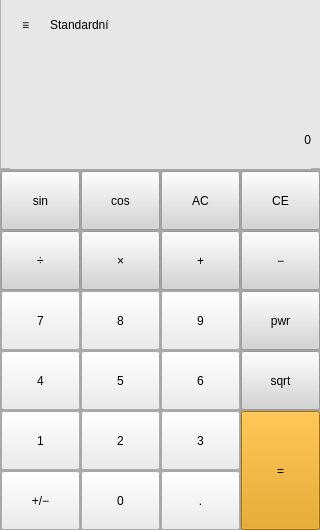
<?xml version="1.0" encoding="UTF-8"?>
<ui version="4.0">
 <class>calc_main</class>
 <widget class="QWidget" name="calc_main">
  <property name="geometry">
   <rect>
    <x>0</x>
    <y>0</y>
    <width>320</width>
    <height>530</height>
   </rect>
  </property>
  <property name="windowTitle">
   <string>calc_main</string>
  </property>
  <property name="styleSheet">
   <string notr="true">border-color: rgb(0, 0, 0);
background-color: rgb(167, 167, 167);</string>
  </property>
  <widget class="QPushButton" name="pushButton">
   <property name="geometry">
    <rect>
     <x>0</x>
     <y>470</y>
     <width>81</width>
     <height>61</height>
    </rect>
   </property>
   <property name="autoFillBackground">
    <bool>false</bool>
   </property>
   <property name="styleSheet">
    <string notr="true">font: 14pt &quot;MS Shell Dlg 2&quot;;
background-color: rgb(236, 236, 236);
margin: 1px;</string>
   </property>
   <property name="text">
    <string>+/−</string>
   </property>
  </widget>
  <widget class="QPushButton" name="pushButton_2">
   <property name="geometry">
    <rect>
     <x>80</x>
     <y>470</y>
     <width>81</width>
     <height>61</height>
    </rect>
   </property>
   <property name="styleSheet">
    <string notr="true">font: 14pt &quot;MS Shell Dlg 2&quot;;
background-color: rgb(236, 236, 236);
margin: 1px;</string>
   </property>
   <property name="text">
    <string>0</string>
   </property>
  </widget>
  <widget class="QPushButton" name="pushButton_3">
   <property name="geometry">
    <rect>
     <x>160</x>
     <y>470</y>
     <width>81</width>
     <height>61</height>
    </rect>
   </property>
   <property name="styleSheet">
    <string notr="true">font: 14pt &quot;MS Shell Dlg 2&quot;;
background-color: rgb(236, 236, 236);
margin: 1px;</string>
   </property>
   <property name="text">
    <string>.</string>
   </property>
  </widget>
  <widget class="QPushButton" name="pushButton_4">
   <property name="geometry">
    <rect>
     <x>240</x>
     <y>410</y>
     <width>81</width>
     <height>121</height>
    </rect>
   </property>
   <property name="styleSheet">
    <string notr="true">font: 14pt &quot;MS Shell Dlg 2&quot;;
background-color: rgb(225, 150, 0);
margin: 1px;</string>
   </property>
   <property name="text">
    <string>=</string>
   </property>
  </widget>
  <widget class="QPushButton" name="pushButton_5">
   <property name="geometry">
    <rect>
     <x>80</x>
     <y>410</y>
     <width>81</width>
     <height>61</height>
    </rect>
   </property>
   <property name="styleSheet">
    <string notr="true">font: 14pt &quot;MS Shell Dlg 2&quot;;
background-color: rgb(236, 236, 236);
margin: 1px;</string>
   </property>
   <property name="text">
    <string>2</string>
   </property>
  </widget>
  <widget class="QPushButton" name="pushButton_6">
   <property name="geometry">
    <rect>
     <x>0</x>
     <y>410</y>
     <width>81</width>
     <height>61</height>
    </rect>
   </property>
   <property name="styleSheet">
    <string notr="true">font: 14pt &quot;MS Shell Dlg 2&quot;;
background-color: rgb(236, 236, 236);
margin: 1px;</string>
   </property>
   <property name="text">
    <string>1</string>
   </property>
  </widget>
  <widget class="QPushButton" name="pushButton_7">
   <property name="geometry">
    <rect>
     <x>160</x>
     <y>410</y>
     <width>81</width>
     <height>61</height>
    </rect>
   </property>
   <property name="styleSheet">
    <string notr="true">font: 14pt &quot;MS Shell Dlg 2&quot;;
background-color: rgb(236, 236, 236);
margin: 1px;</string>
   </property>
   <property name="text">
    <string>3</string>
   </property>
  </widget>
  <widget class="QPushButton" name="pushButton_9">
   <property name="geometry">
    <rect>
     <x>80</x>
     <y>350</y>
     <width>81</width>
     <height>61</height>
    </rect>
   </property>
   <property name="styleSheet">
    <string notr="true">font: 14pt &quot;MS Shell Dlg 2&quot;;
background-color: rgb(236, 236, 236);
margin: 1px;</string>
   </property>
   <property name="text">
    <string>5</string>
   </property>
  </widget>
  <widget class="QPushButton" name="pushButton_10">
   <property name="geometry">
    <rect>
     <x>0</x>
     <y>350</y>
     <width>81</width>
     <height>61</height>
    </rect>
   </property>
   <property name="styleSheet">
    <string notr="true">font: 14pt &quot;MS Shell Dlg 2&quot;;
background-color: rgb(236, 236, 236);
margin: 1px;</string>
   </property>
   <property name="text">
    <string>4</string>
   </property>
  </widget>
  <widget class="QPushButton" name="pushButton_11">
   <property name="geometry">
    <rect>
     <x>160</x>
     <y>350</y>
     <width>81</width>
     <height>61</height>
    </rect>
   </property>
   <property name="styleSheet">
    <string notr="true">font: 14pt &quot;MS Shell Dlg 2&quot;;
background-color: rgb(236, 236, 236);
margin: 1px;</string>
   </property>
   <property name="text">
    <string>6</string>
   </property>
  </widget>
  <widget class="QPushButton" name="pushButton_12">
   <property name="geometry">
    <rect>
     <x>240</x>
     <y>350</y>
     <width>81</width>
     <height>61</height>
    </rect>
   </property>
   <property name="styleSheet">
    <string notr="true">font: 14pt &quot;MS Shell Dlg 2&quot;;
background-color: rgb(212, 212, 212);
margin: 1px;</string>
   </property>
   <property name="text">
    <string>sqrt</string>
   </property>
  </widget>
  <widget class="QPushButton" name="pushButton_13">
   <property name="geometry">
    <rect>
     <x>80</x>
     <y>290</y>
     <width>81</width>
     <height>61</height>
    </rect>
   </property>
   <property name="styleSheet">
    <string notr="true">font: 14pt &quot;MS Shell Dlg 2&quot;;
background-color: rgb(236, 236, 236);
margin: 1px;</string>
   </property>
   <property name="text">
    <string>8</string>
   </property>
  </widget>
  <widget class="QPushButton" name="pushButton_14">
   <property name="geometry">
    <rect>
     <x>0</x>
     <y>290</y>
     <width>81</width>
     <height>61</height>
    </rect>
   </property>
   <property name="styleSheet">
    <string notr="true">font: 14pt &quot;MS Shell Dlg 2&quot;;
background-color: rgb(236, 236, 236);
margin: 1px;</string>
   </property>
   <property name="text">
    <string>7</string>
   </property>
  </widget>
  <widget class="QPushButton" name="pushButton_15">
   <property name="geometry">
    <rect>
     <x>160</x>
     <y>290</y>
     <width>81</width>
     <height>61</height>
    </rect>
   </property>
   <property name="styleSheet">
    <string notr="true">font: 14pt &quot;MS Shell Dlg 2&quot;;
background-color: rgb(236, 236, 236);
margin: 1px;</string>
   </property>
   <property name="text">
    <string>9</string>
   </property>
  </widget>
  <widget class="QPushButton" name="pushButton_16">
   <property name="geometry">
    <rect>
     <x>240</x>
     <y>290</y>
     <width>81</width>
     <height>61</height>
    </rect>
   </property>
   <property name="styleSheet">
    <string notr="true">font: 14pt &quot;MS Shell Dlg 2&quot;;
background-color: rgb(212, 212, 212);
margin: 1px;</string>
   </property>
   <property name="text">
    <string>pwr</string>
   </property>
  </widget>
  <widget class="QPushButton" name="pushButton_17">
   <property name="geometry">
    <rect>
     <x>80</x>
     <y>230</y>
     <width>81</width>
     <height>61</height>
    </rect>
   </property>
   <property name="styleSheet">
    <string notr="true">font: 14pt &quot;MS Shell Dlg 2&quot;;
background-color: rgb(212, 212, 212);
margin: 1px;</string>
   </property>
   <property name="text">
    <string>×</string>
   </property>
  </widget>
  <widget class="QPushButton" name="pushButton_18">
   <property name="geometry">
    <rect>
     <x>0</x>
     <y>230</y>
     <width>81</width>
     <height>61</height>
    </rect>
   </property>
   <property name="layoutDirection">
    <enum>Qt::LeftToRight</enum>
   </property>
   <property name="styleSheet">
    <string notr="true">font: 14pt &quot;MS Shell Dlg 2&quot;;
background-color: rgb(212, 212, 212);
margin: 1px;</string>
   </property>
   <property name="text">
    <string>÷</string>
   </property>
  </widget>
  <widget class="QPushButton" name="pushButton_19">
   <property name="geometry">
    <rect>
     <x>160</x>
     <y>230</y>
     <width>81</width>
     <height>61</height>
    </rect>
   </property>
   <property name="styleSheet">
    <string notr="true">font: 14pt &quot;MS Shell Dlg 2&quot;;
background-color: rgb(212, 212, 212);
margin: 1px;</string>
   </property>
   <property name="text">
    <string>+</string>
   </property>
  </widget>
  <widget class="QPushButton" name="pushButton_20">
   <property name="geometry">
    <rect>
     <x>240</x>
     <y>230</y>
     <width>81</width>
     <height>61</height>
    </rect>
   </property>
   <property name="styleSheet">
    <string notr="true">font: 14pt &quot;MS Shell Dlg 2&quot;;
background-color: rgb(212, 212, 212);
margin: 1px;</string>
   </property>
   <property name="text">
    <string>−</string>
   </property>
  </widget>
  <widget class="QPushButton" name="pushButton_21">
   <property name="geometry">
    <rect>
     <x>240</x>
     <y>170</y>
     <width>81</width>
     <height>61</height>
    </rect>
   </property>
   <property name="styleSheet">
    <string notr="true">font: 14pt &quot;MS Shell Dlg 2&quot;;
background-color: rgb(212, 212, 212);
margin: 1px;</string>
   </property>
   <property name="text">
    <string>CE</string>
   </property>
  </widget>
  <widget class="QPushButton" name="pushButton_22">
   <property name="geometry">
    <rect>
     <x>80</x>
     <y>170</y>
     <width>81</width>
     <height>61</height>
    </rect>
   </property>
   <property name="styleSheet">
    <string notr="true">font: 14pt &quot;MS Shell Dlg 2&quot;;
background-color: rgb(212, 212, 212);
margin: 1px;</string>
   </property>
   <property name="text">
    <string>cos</string>
   </property>
  </widget>
  <widget class="QPushButton" name="pushButton_23">
   <property name="geometry">
    <rect>
     <x>160</x>
     <y>170</y>
     <width>81</width>
     <height>61</height>
    </rect>
   </property>
   <property name="styleSheet">
    <string notr="true">font: 14pt &quot;MS Shell Dlg 2&quot;;
background-color: rgb(212, 212, 212);
margin: 1px;</string>
   </property>
   <property name="text">
    <string>AC</string>
   </property>
  </widget>
  <widget class="QPushButton" name="pushButton_24">
   <property name="geometry">
    <rect>
     <x>0</x>
     <y>170</y>
     <width>81</width>
     <height>61</height>
    </rect>
   </property>
   <property name="styleSheet">
    <string notr="true">font: 14pt &quot;MS Shell Dlg 2&quot;;
background-color: rgb(212, 212, 212);
margin: 1px;</string>
   </property>
   <property name="text">
    <string>sin</string>
   </property>
  </widget>
  <widget class="QFrame" name="frame">
   <property name="geometry">
    <rect>
     <x>0</x>
     <y>-1</y>
     <width>321</width>
     <height>170</height>
    </rect>
   </property>
   <property name="styleSheet">
    <string notr="true">background-color: rgb(231, 231, 231);</string>
   </property>
   <property name="frameShape">
    <enum>QFrame::StyledPanel</enum>
   </property>
   <property name="frameShadow">
    <enum>QFrame::Raised</enum>
   </property>
   <widget class="QLabel" name="vysledek">
    <property name="geometry">
     <rect>
      <x>10</x>
      <y>110</y>
      <width>301</width>
      <height>61</height>
     </rect>
    </property>
    <property name="layoutDirection">
     <enum>Qt::LeftToRight</enum>
    </property>
    <property name="styleSheet">
     <string notr="true">font: 30pt &quot;MS Shell Dlg 2&quot;;
background-color: rgb(231, 231, 231);</string>
    </property>
    <property name="text">
     <string>0</string>
    </property>
    <property name="alignment">
     <set>Qt::AlignRight|Qt::AlignTrailing|Qt::AlignVCenter</set>
    </property>
   </widget>
   <widget class="QToolButton" name="toolButton">
    <property name="geometry">
     <rect>
      <x>10</x>
      <y>10</y>
      <width>31</width>
      <height>31</height>
     </rect>
    </property>
    <property name="styleSheet">
     <string notr="true">font: 14pt &quot;MS Shell Dlg 2&quot;;
background-color: rgb(231, 231, 231);
border: none;</string>
    </property>
    <property name="text">
     <string>≡</string>
    </property>
   </widget>
   <widget class="QLabel" name="mod">
    <property name="geometry">
     <rect>
      <x>50</x>
      <y>11</y>
      <width>150</width>
      <height>30</height>
     </rect>
    </property>
    <property name="styleSheet">
     <string notr="true">font: 14pt &quot;MS Shell Dlg 2&quot;;</string>
    </property>
    <property name="text">
     <string>Standardní</string>
    </property>
   </widget>
   <widget class="QLabel" name="meziVypocet">
    <property name="geometry">
     <rect>
      <x>10</x>
      <y>60</y>
      <width>301</width>
      <height>41</height>
     </rect>
    </property>
    <property name="styleSheet">
     <string notr="true">font: 14pt &quot;MS Shell Dlg 2&quot;;
background-color: rgb(231, 231, 231);</string>
    </property>
    <property name="text">
     <string/>
    </property>
    <property name="alignment">
     <set>Qt::AlignRight|Qt::AlignTrailing|Qt::AlignVCenter</set>
    </property>
   </widget>
  </widget>
  <zorder>frame</zorder>
  <zorder>pushButton</zorder>
  <zorder>pushButton_2</zorder>
  <zorder>pushButton_3</zorder>
  <zorder>pushButton_4</zorder>
  <zorder>pushButton_5</zorder>
  <zorder>pushButton_6</zorder>
  <zorder>pushButton_7</zorder>
  <zorder>pushButton_9</zorder>
  <zorder>pushButton_10</zorder>
  <zorder>pushButton_11</zorder>
  <zorder>pushButton_12</zorder>
  <zorder>pushButton_13</zorder>
  <zorder>pushButton_14</zorder>
  <zorder>pushButton_15</zorder>
  <zorder>pushButton_16</zorder>
  <zorder>pushButton_17</zorder>
  <zorder>pushButton_18</zorder>
  <zorder>pushButton_19</zorder>
  <zorder>pushButton_20</zorder>
  <zorder>pushButton_21</zorder>
  <zorder>pushButton_22</zorder>
  <zorder>pushButton_23</zorder>
  <zorder>pushButton_24</zorder>
 </widget>
 <resources/>
 <connections/>
</ui>
